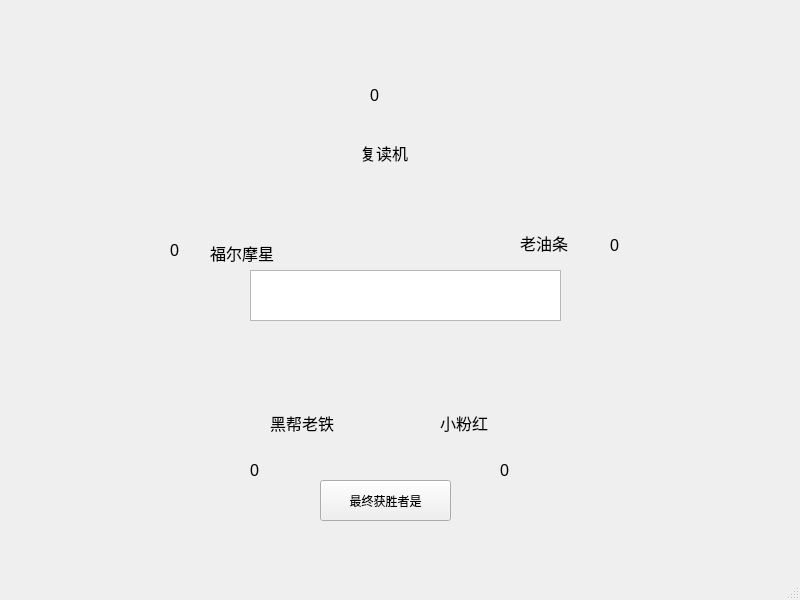
<?xml version="1.0" encoding="UTF-8"?>
<ui version="4.0">
 <class>tournament</class>
 <widget class="QMainWindow" name="tournament">
  <property name="geometry">
   <rect>
    <x>0</x>
    <y>0</y>
    <width>800</width>
    <height>600</height>
   </rect>
  </property>
  <property name="windowTitle">
   <string>MainWindow</string>
  </property>
  <widget class="QWidget" name="centralwidget">
   <widget class="QLabel" name="scat">
    <property name="geometry">
     <rect>
      <x>370</x>
      <y>80</y>
      <width>81</width>
      <height>31</height>
     </rect>
    </property>
    <property name="text">
     <string>&lt;html&gt;&lt;head/&gt;&lt;body&gt;&lt;p&gt;&lt;span style=&quot; font-size:12pt;&quot;&gt;0&lt;/span&gt;&lt;/p&gt;&lt;/body&gt;&lt;/html&gt;</string>
    </property>
   </widget>
   <widget class="QLabel" name="sdet">
    <property name="geometry">
     <rect>
      <x>170</x>
      <y>230</y>
      <width>91</width>
      <height>41</height>
     </rect>
    </property>
    <property name="text">
     <string>&lt;html&gt;&lt;head/&gt;&lt;body&gt;&lt;p&gt;&lt;span style=&quot; font-size:12pt;&quot;&gt;0&lt;/span&gt;&lt;/p&gt;&lt;/body&gt;&lt;/html&gt;</string>
    </property>
   </widget>
   <widget class="QLabel" name="sgrd">
    <property name="geometry">
     <rect>
      <x>250</x>
      <y>460</y>
      <width>81</width>
      <height>21</height>
     </rect>
    </property>
    <property name="text">
     <string>&lt;html&gt;&lt;head/&gt;&lt;body&gt;&lt;p&gt;&lt;span style=&quot; font-size:12pt;&quot;&gt;0&lt;/span&gt;&lt;/p&gt;&lt;/body&gt;&lt;/html&gt;</string>
    </property>
   </widget>
   <widget class="QLabel" name="spk">
    <property name="geometry">
     <rect>
      <x>500</x>
      <y>460</y>
      <width>71</width>
      <height>21</height>
     </rect>
    </property>
    <property name="text">
     <string>&lt;html&gt;&lt;head/&gt;&lt;body&gt;&lt;p&gt;&lt;span style=&quot; font-size:12pt;&quot;&gt;0&lt;/span&gt;&lt;/p&gt;&lt;/body&gt;&lt;/html&gt;</string>
    </property>
   </widget>
   <widget class="QLabel" name="scht">
    <property name="geometry">
     <rect>
      <x>610</x>
      <y>230</y>
      <width>71</width>
      <height>31</height>
     </rect>
    </property>
    <property name="text">
     <string>&lt;html&gt;&lt;head/&gt;&lt;body&gt;&lt;p&gt;&lt;span style=&quot; font-size:12pt;&quot;&gt;0&lt;/span&gt;&lt;/p&gt;&lt;/body&gt;&lt;/html&gt;</string>
    </property>
   </widget>
   <widget class="QPushButton" name="pushButton">
    <property name="geometry">
     <rect>
      <x>330</x>
      <y>480</y>
      <width>111</width>
      <height>41</height>
     </rect>
    </property>
    <property name="text">
     <string>开始</string>
    </property>
   </widget>
   <widget class="QLabel" name="label">
    <property name="geometry">
     <rect>
      <x>210</x>
      <y>240</y>
      <width>100</width>
      <height>25</height>
     </rect>
    </property>
    <property name="font">
     <font>
      <family>Adobe Devanagari</family>
      <pointsize>12</pointsize>
     </font>
    </property>
    <property name="text">
     <string>福尔摩星</string>
    </property>
   </widget>
   <widget class="QLabel" name="label_2">
    <property name="geometry">
     <rect>
      <x>360</x>
      <y>140</y>
      <width>100</width>
      <height>25</height>
     </rect>
    </property>
    <property name="font">
     <font>
      <family>Adobe Devanagari</family>
      <pointsize>12</pointsize>
     </font>
    </property>
    <property name="text">
     <string>复读机</string>
    </property>
   </widget>
   <widget class="QLabel" name="label_3">
    <property name="geometry">
     <rect>
      <x>520</x>
      <y>230</y>
      <width>100</width>
      <height>25</height>
     </rect>
    </property>
    <property name="font">
     <font>
      <family>Adobe Devanagari</family>
      <pointsize>12</pointsize>
     </font>
    </property>
    <property name="text">
     <string>老油条</string>
    </property>
   </widget>
   <widget class="QLabel" name="label_4">
    <property name="geometry">
     <rect>
      <x>440</x>
      <y>410</y>
      <width>100</width>
      <height>25</height>
     </rect>
    </property>
    <property name="font">
     <font>
      <family>Adobe Devanagari</family>
      <pointsize>12</pointsize>
     </font>
    </property>
    <property name="text">
     <string>小粉红</string>
    </property>
   </widget>
   <widget class="QLabel" name="label_5">
    <property name="geometry">
     <rect>
      <x>270</x>
      <y>410</y>
      <width>100</width>
      <height>25</height>
     </rect>
    </property>
    <property name="font">
     <font>
      <family>Adobe Devanagari</family>
      <pointsize>12</pointsize>
     </font>
    </property>
    <property name="text">
     <string>黑帮老铁</string>
    </property>
   </widget>
   <widget class="QTextBrowser" name="currbattle">
    <property name="geometry">
     <rect>
      <x>250</x>
      <y>270</y>
      <width>311</width>
      <height>51</height>
     </rect>
    </property>
   </widget>
   <widget class="QPushButton" name="getwinner">
    <property name="geometry">
     <rect>
      <x>320</x>
      <y>480</y>
      <width>131</width>
      <height>41</height>
     </rect>
    </property>
    <property name="text">
     <string>最终获胜者是</string>
    </property>
   </widget>
  </widget>
  <widget class="QMenuBar" name="menubar">
   <property name="geometry">
    <rect>
     <x>0</x>
     <y>0</y>
     <width>800</width>
     <height>26</height>
    </rect>
   </property>
  </widget>
  <widget class="QStatusBar" name="statusbar"/>
 </widget>
 <resources/>
 <connections/>
</ui>
